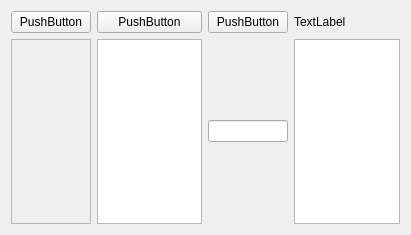
<?xml version="1.0" encoding="UTF-8"?>
<ui version="4.0">
 <class>Form</class>
 <widget class="QWidget" name="Form">
  <property name="geometry">
   <rect>
    <x>0</x>
    <y>0</y>
    <width>411</width>
    <height>235</height>
   </rect>
  </property>
  <property name="windowTitle">
   <string>Form</string>
  </property>
  <layout class="QGridLayout" name="gridLayout">
   <item row="1" column="2">
    <widget class="QPushButton" name="mainbutton">
     <property name="text">
      <string>PushButton</string>
     </property>
    </widget>
   </item>
   <item row="1" column="3">
    <widget class="QLabel" name="mylabel">
     <property name="text">
      <string>TextLabel</string>
     </property>
     <property name="buddy">
      <cstring>mainbutton</cstring>
     </property>
    </widget>
   </item>
   <item row="1" column="1">
    <widget class="QPushButton" name="pushButton">
     <property name="text">
      <string>PushButton</string>
     </property>
    </widget>
   </item>
   <item row="1" column="0">
    <widget class="QPushButton" name="pushButton_2">
     <property name="text">
      <string>PushButton</string>
     </property>
    </widget>
   </item>
   <item row="2" column="1">
    <widget class="QListWidget" name="listWidget"/>
   </item>
   <item row="2" column="2">
    <widget class="QLineEdit" name="lineEdit"/>
   </item>
   <item row="2" column="3">
    <widget class="QTextEdit" name="textEdit"/>
   </item>
   <item row="2" column="0">
    <widget class="QFrame" name="frame">
     <property name="frameShape">
      <enum>QFrame::StyledPanel</enum>
     </property>
     <property name="frameShadow">
      <enum>QFrame::Raised</enum>
     </property>
    </widget>
   </item>
  </layout>
 </widget>
 <resources/>
 <connections>
  <connection>
   <sender>mainbutton</sender>
   <signal>pressed()</signal>
   <receiver>Form</receiver>
   <slot>test()</slot>
   <hints>
    <hint type="sourcelabel">
     <x>282</x>
     <y>28</y>
    </hint>
    <hint type="destinationlabel">
     <x>215</x>
     <y>27</y>
    </hint>
   </hints>
  </connection>
 </connections>
 <slots>
  <slot>test()</slot>
 </slots>
</ui>
